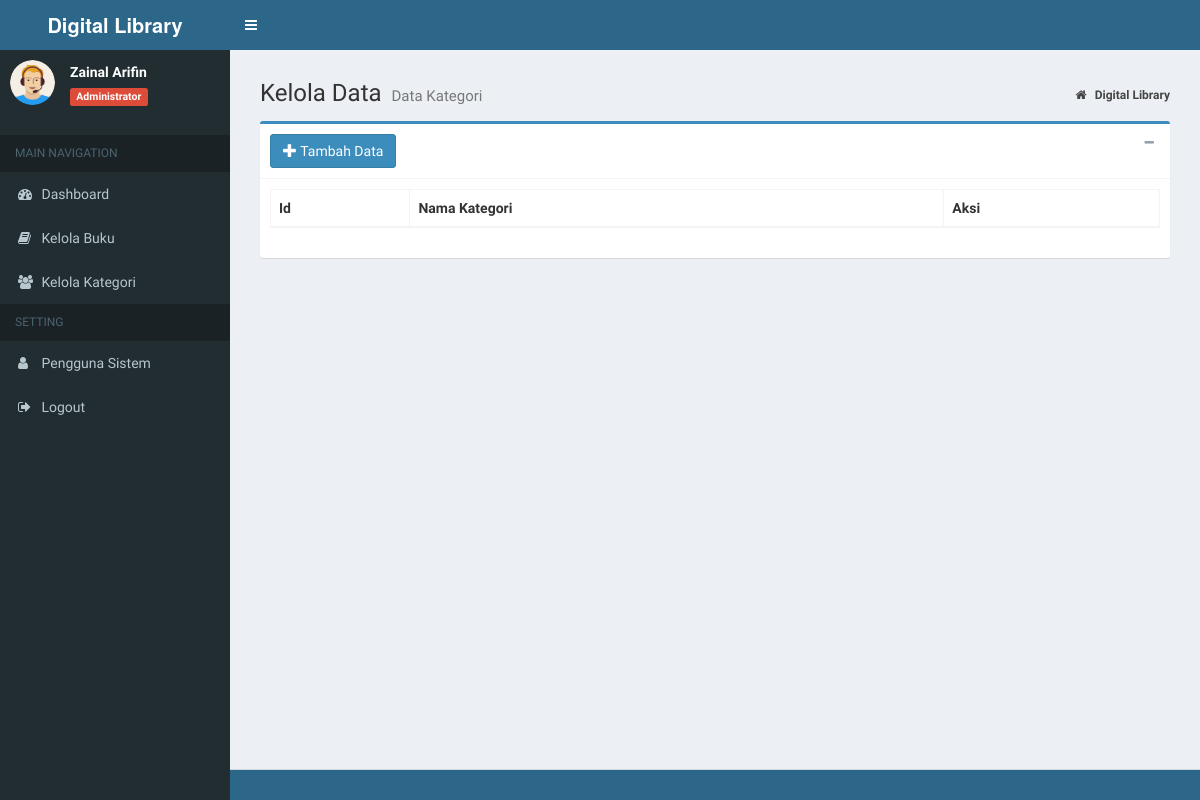
The page /index.php?page=MyApp/data_ktg (signed in) on the database as committed earlier.
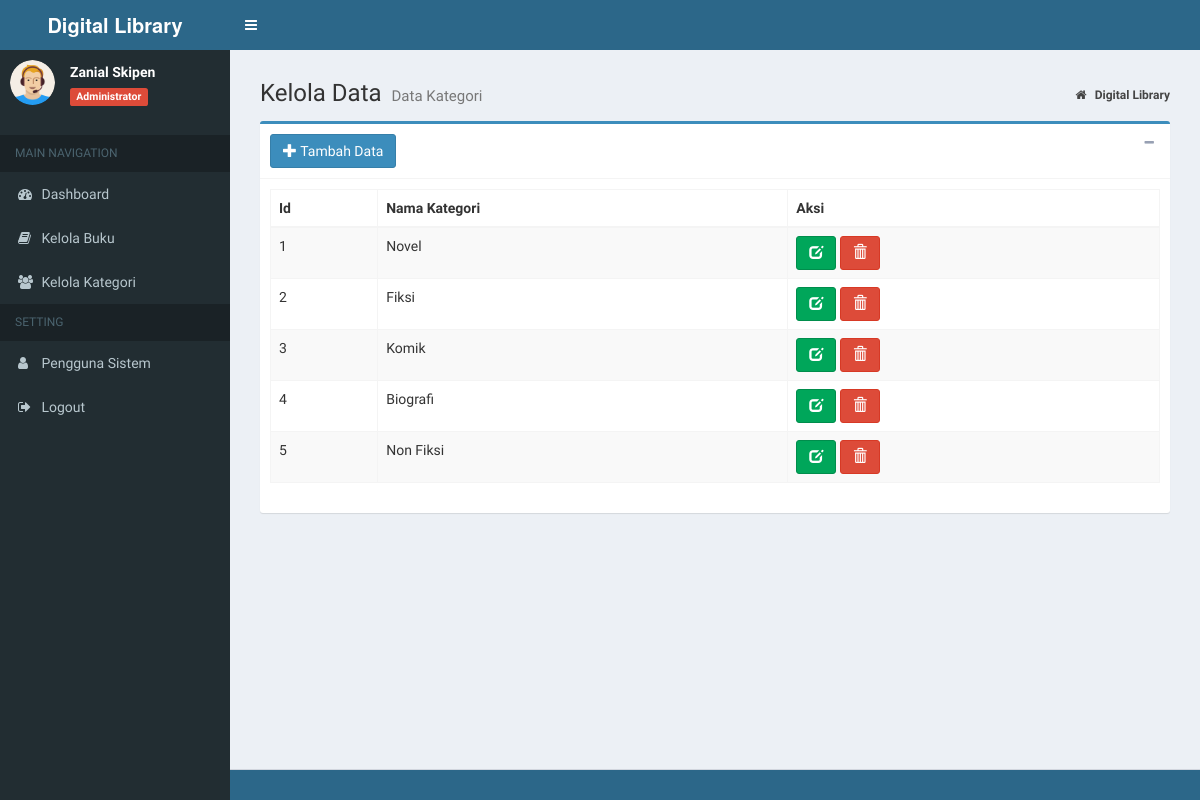
The same page on the database as committed later.
### tables this page shows
CREATE TABLE `tb_kategori` (
  `id` int(11) NOT NULL,
  `nama_kategori` varchar(20) NOT NULL
);

### admin/ktg/data_ktg.php (the view, shortened to what this page needs)
<section class="content-header">
	<h1>
		Kelola Data
		<small>Data Kategori</small>
	</h1>
	<ol class="breadcrumb">
		<li>
			<a href="index.php">
				<i class="fa fa-home"></i>
				<b>Digital Library</b>
			</a>
		</li>
	</ol>
</section>
<section class="content">
	<div class="box box-primary">
		<div class="box-header with-border">
			<a href="?page=MyApp/add_ktg" title="Tambah Data" class="btn btn-primary">
				<i class="glyphicon glyphicon-plus"></i> Tambah Data</a>
			<div class="box-tools pull-right">
				<button type="button" class="btn btn-box-tool" data-widget="collapse">
					<i class="fa fa-minus"></i>
				</button>
			</div>
		</div>
		<div class="box-body">
			<div class="table-responsive">
				<table id="example1" class="table table-bordered table-striped">
					<thead>
						<tr>
							<th>Id</th>
							<th>Nama Kategori</th>
							<th>Aksi</th>
						</tr>
					</thead>
					<tbody>
						<?php
                  $sql = $koneksi->query("SELECT * from tb_kategori");
                  while ($data= $sql->fetch_assoc()) {
                ?>
						<tr>
							<td>
								<?php echo $data['id']; ?>
							</td>
							<td>
								<?php echo $data['nama_kategori']; ?>
							</td>
							<td>
								<a href="?page=MyApp/edit_ktg&kode=<?php echo $data['id']; ?>" title="Ubah"
								 class="btn btn-success">
									<i class="glyphicon glyphicon-edit"></i>
								</a>
								<a href="?page=MyApp/del_ktg&kode=<?php echo $data['id']; ?>" onclick="return confirm('Yakin Hapus Data Ini ?')"
								 title="Hapus" class="btn btn-danger">
									<i class="glyphicon glyphicon-trash"></i>
							</td>
						</tr>
						<?php
                  }
                ?>
					</tbody>
				</table>
			</div>
		</div>
	</div>
</section>

### index.php (shortened to what this page needs)
<?php
    if (isset($_SESSION["ses_id"]) == ""){
		header("location: landing_page.php");
    } else if (isset($_SESSION["ses_username"]) != "") {
		$data_nama = $_SESSION["ses_nama"];
		$data_level = $_SESSION["ses_level"];
    } else if (isset($_SESSION["ses_id"]) != "") {
		header("location: page.php");
    }
    include "inc/koneksi.php";
?>
<!DOCTYPE html>
<html>
<head>
	<link rel="stylesheet" href="bootstrap/css/bootstrap.min.css">
	<link rel="stylesheet" href="https://cdnjs.cloudflare.com/ajax/libs/font-awesome/4.5.0/css/font-awesome.min.css">
	<link rel="stylesheet" href="https://cdnjs.cloudflare.com/ajax/libs/ionicons/2.0.1/css/ionicons.min.css">
	<link rel="stylesheet" href="plugins/datatables/dataTables.bootstrap.css">
	<link rel="stylesheet" href="plugins/select2/select2.min.css">
	<link rel="stylesheet" href="dist/css/AdminLTE.css">
	<link rel="stylesheet" href="dist/css/skins/_all-skins.min.css">
	<link rel="stylesheet" href="//cdnjs.cloudflare.com/ajax/libs/morris.js/0.5.1/morris.css">
</head>
<body class="hold-transition skin-blue sidebar-mini">
	<div class="wrapper">
		<header class="main-header">
			<a href="index.php" class="logo background-primary">
				<span class="logo-lg">
					<b>Digital Library</b>
				</span>
			</a>
			<nav class="background-primary navbar navbar-static-top">
				<a href="#" class="sidebar-toggle" data-toggle="offcanvas" role="button">
				</a>
			</nav>
		</header>
		<aside class="main-sidebar">
			<section class="sidebar">
				<div class="user-panel">
					<div class="pull-left image">
						<img src="dist/img/avatar.png" class="img-circle" alt="User Image">
					</div>
					<div class="pull-left info">
						<p>
							<?php echo $data_nama; ?>
						</p>
						<span class="label label-danger">
							<?php echo $data_level; ?>
						</span>
					</div>
				</div>
				<ul class="sidebar-menu">
					<li class="header">MAIN NAVIGATION</li>
					<?php
					if ($data_level=="Administrator"){
					?>
					<li class="treeview">
						<a href="?page=admin">
							<i class="fa fa-dashboard"></i>
							<span>Dashboard</span>
						</a>
					</li>
					<li class="treeview">
						<a href="?page=MyApp/data_buku">
							<i class="fa fa-book"></i>
							<span>Kelola Buku</span>
						</a>
					</li>
					<li class="treeview">
						<a href="?page=MyApp/data_ktg">
							<i class="fa fa-users"></i>
							<span>Kelola Kategori</span>
						</a>
					</li>
					<li class="header">SETTING</li>
					<li class="treeview">
						<a href="?page=MyApp/data_pengguna">
							<i class="fa fa-user"></i>
							<span>Pengguna Sistem</span>
						</a>
					</li>
					<?php
					}
					?>
					<li>
						<a href="logout_member.php" onclick="return confirm('Anda yakin keluar dari aplikasi ?')">
							<i class="fa fa-sign-out"></i>
							<span>Logout</span>
						</a>
					</li>
				</ul>
			</section>
		</aside>
		<div class="content-wrapper">
			<section class="content">
			<?php
				if(isset($_GET['page'])){
					$hal = $_GET['page'];
					switch ($hal) {
						case 'MyApp/data_ktg':
							include "admin/ktg/data_ktg.php";
							break;
					}
				}else{
					if($data_level=="Administrator"){
						include "home/admin.php";
					}
				}
			?>
			</section>
		</div>
		<footer class="main-footer background-primary">
		</footer>
</body>
</html>

Rows that differ between the two databases and show on the page:
added tb_kategori: id "1", nama_kategori "Novel"
added tb_kategori: id "2", nama_kategori "Fiksi"
added tb_kategori: id "3", nama_kategori "Komik"
added tb_kategori: id "4", nama_kategori "Biografi"
added tb_kategori: id "5", nama_kategori "Non Fiksi"
Other text that changed with them:
$data_nama: "Zainal Arifin" → "Zanial Skipen"
